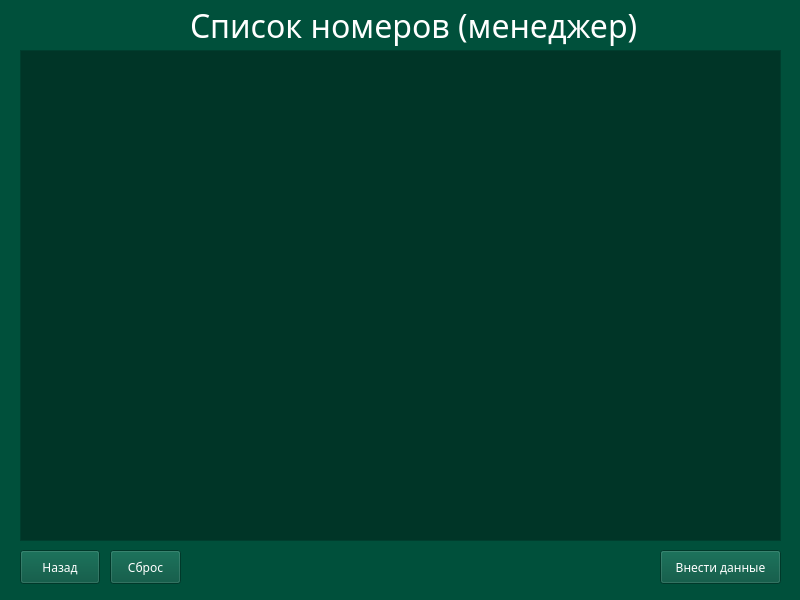
<?xml version="1.0" encoding="UTF-8"?>
<ui version="4.0">
 <class>Widget</class>
 <widget class="QWidget" name="Widget">
  <property name="geometry">
   <rect>
    <x>0</x>
    <y>0</y>
    <width>800</width>
    <height>600</height>
   </rect>
  </property>
  <property name="sizePolicy">
   <sizepolicy hsizetype="Fixed" vsizetype="Fixed">
    <horstretch>0</horstretch>
    <verstretch>0</verstretch>
   </sizepolicy>
  </property>
  <property name="minimumSize">
   <size>
    <width>800</width>
    <height>600</height>
   </size>
  </property>
  <property name="maximumSize">
   <size>
    <width>800</width>
    <height>600</height>
   </size>
  </property>
  <property name="palette">
   <palette>
    <active>
     <colorrole role="WindowText">
      <brush brushstyle="SolidPattern">
       <color alpha="255">
        <red>255</red>
        <green>255</green>
        <blue>255</blue>
       </color>
      </brush>
     </colorrole>
     <colorrole role="Button">
      <brush brushstyle="SolidPattern">
       <color alpha="255">
        <red>0</red>
        <green>80</green>
        <blue>59</blue>
       </color>
      </brush>
     </colorrole>
     <colorrole role="Light">
      <brush brushstyle="SolidPattern">
       <color alpha="255">
        <red>0</red>
        <green>120</green>
        <blue>88</blue>
       </color>
      </brush>
     </colorrole>
     <colorrole role="Midlight">
      <brush brushstyle="SolidPattern">
       <color alpha="255">
        <red>0</red>
        <green>100</green>
        <blue>73</blue>
       </color>
      </brush>
     </colorrole>
     <colorrole role="Dark">
      <brush brushstyle="SolidPattern">
       <color alpha="255">
        <red>0</red>
        <green>40</green>
        <blue>29</blue>
       </color>
      </brush>
     </colorrole>
     <colorrole role="Mid">
      <brush brushstyle="SolidPattern">
       <color alpha="255">
        <red>0</red>
        <green>53</green>
        <blue>39</blue>
       </color>
      </brush>
     </colorrole>
     <colorrole role="Text">
      <brush brushstyle="SolidPattern">
       <color alpha="255">
        <red>255</red>
        <green>255</green>
        <blue>255</blue>
       </color>
      </brush>
     </colorrole>
     <colorrole role="BrightText">
      <brush brushstyle="SolidPattern">
       <color alpha="255">
        <red>255</red>
        <green>255</green>
        <blue>255</blue>
       </color>
      </brush>
     </colorrole>
     <colorrole role="ButtonText">
      <brush brushstyle="SolidPattern">
       <color alpha="255">
        <red>255</red>
        <green>255</green>
        <blue>255</blue>
       </color>
      </brush>
     </colorrole>
     <colorrole role="Base">
      <brush brushstyle="SolidPattern">
       <color alpha="255">
        <red>0</red>
        <green>53</green>
        <blue>39</blue>
       </color>
      </brush>
     </colorrole>
     <colorrole role="Window">
      <brush brushstyle="SolidPattern">
       <color alpha="255">
        <red>0</red>
        <green>80</green>
        <blue>59</blue>
       </color>
      </brush>
     </colorrole>
     <colorrole role="Shadow">
      <brush brushstyle="SolidPattern">
       <color alpha="255">
        <red>0</red>
        <green>0</green>
        <blue>0</blue>
       </color>
      </brush>
     </colorrole>
     <colorrole role="AlternateBase">
      <brush brushstyle="SolidPattern">
       <color alpha="255">
        <red>0</red>
        <green>40</green>
        <blue>29</blue>
       </color>
      </brush>
     </colorrole>
     <colorrole role="ToolTipBase">
      <brush brushstyle="SolidPattern">
       <color alpha="255">
        <red>255</red>
        <green>255</green>
        <blue>220</blue>
       </color>
      </brush>
     </colorrole>
     <colorrole role="ToolTipText">
      <brush brushstyle="SolidPattern">
       <color alpha="255">
        <red>0</red>
        <green>0</green>
        <blue>0</blue>
       </color>
      </brush>
     </colorrole>
     <colorrole role="PlaceholderText">
      <brush brushstyle="SolidPattern">
       <color alpha="128">
        <red>255</red>
        <green>255</green>
        <blue>255</blue>
       </color>
      </brush>
     </colorrole>
    </active>
    <inactive>
     <colorrole role="WindowText">
      <brush brushstyle="SolidPattern">
       <color alpha="255">
        <red>255</red>
        <green>255</green>
        <blue>255</blue>
       </color>
      </brush>
     </colorrole>
     <colorrole role="Button">
      <brush brushstyle="SolidPattern">
       <color alpha="255">
        <red>0</red>
        <green>80</green>
        <blue>59</blue>
       </color>
      </brush>
     </colorrole>
     <colorrole role="Light">
      <brush brushstyle="SolidPattern">
       <color alpha="255">
        <red>0</red>
        <green>120</green>
        <blue>88</blue>
       </color>
      </brush>
     </colorrole>
     <colorrole role="Midlight">
      <brush brushstyle="SolidPattern">
       <color alpha="255">
        <red>0</red>
        <green>100</green>
        <blue>73</blue>
       </color>
      </brush>
     </colorrole>
     <colorrole role="Dark">
      <brush brushstyle="SolidPattern">
       <color alpha="255">
        <red>0</red>
        <green>40</green>
        <blue>29</blue>
       </color>
      </brush>
     </colorrole>
     <colorrole role="Mid">
      <brush brushstyle="SolidPattern">
       <color alpha="255">
        <red>0</red>
        <green>53</green>
        <blue>39</blue>
       </color>
      </brush>
     </colorrole>
     <colorrole role="Text">
      <brush brushstyle="SolidPattern">
       <color alpha="255">
        <red>255</red>
        <green>255</green>
        <blue>255</blue>
       </color>
      </brush>
     </colorrole>
     <colorrole role="BrightText">
      <brush brushstyle="SolidPattern">
       <color alpha="255">
        <red>255</red>
        <green>255</green>
        <blue>255</blue>
       </color>
      </brush>
     </colorrole>
     <colorrole role="ButtonText">
      <brush brushstyle="SolidPattern">
       <color alpha="255">
        <red>255</red>
        <green>255</green>
        <blue>255</blue>
       </color>
      </brush>
     </colorrole>
     <colorrole role="Base">
      <brush brushstyle="SolidPattern">
       <color alpha="255">
        <red>0</red>
        <green>53</green>
        <blue>39</blue>
       </color>
      </brush>
     </colorrole>
     <colorrole role="Window">
      <brush brushstyle="SolidPattern">
       <color alpha="255">
        <red>0</red>
        <green>80</green>
        <blue>59</blue>
       </color>
      </brush>
     </colorrole>
     <colorrole role="Shadow">
      <brush brushstyle="SolidPattern">
       <color alpha="255">
        <red>0</red>
        <green>0</green>
        <blue>0</blue>
       </color>
      </brush>
     </colorrole>
     <colorrole role="AlternateBase">
      <brush brushstyle="SolidPattern">
       <color alpha="255">
        <red>0</red>
        <green>40</green>
        <blue>29</blue>
       </color>
      </brush>
     </colorrole>
     <colorrole role="ToolTipBase">
      <brush brushstyle="SolidPattern">
       <color alpha="255">
        <red>255</red>
        <green>255</green>
        <blue>220</blue>
       </color>
      </brush>
     </colorrole>
     <colorrole role="ToolTipText">
      <brush brushstyle="SolidPattern">
       <color alpha="255">
        <red>0</red>
        <green>0</green>
        <blue>0</blue>
       </color>
      </brush>
     </colorrole>
     <colorrole role="PlaceholderText">
      <brush brushstyle="SolidPattern">
       <color alpha="128">
        <red>255</red>
        <green>255</green>
        <blue>255</blue>
       </color>
      </brush>
     </colorrole>
    </inactive>
    <disabled>
     <colorrole role="WindowText">
      <brush brushstyle="SolidPattern">
       <color alpha="255">
        <red>0</red>
        <green>40</green>
        <blue>29</blue>
       </color>
      </brush>
     </colorrole>
     <colorrole role="Button">
      <brush brushstyle="SolidPattern">
       <color alpha="255">
        <red>0</red>
        <green>80</green>
        <blue>59</blue>
       </color>
      </brush>
     </colorrole>
     <colorrole role="Light">
      <brush brushstyle="SolidPattern">
       <color alpha="255">
        <red>0</red>
        <green>120</green>
        <blue>88</blue>
       </color>
      </brush>
     </colorrole>
     <colorrole role="Midlight">
      <brush brushstyle="SolidPattern">
       <color alpha="255">
        <red>0</red>
        <green>100</green>
        <blue>73</blue>
       </color>
      </brush>
     </colorrole>
     <colorrole role="Dark">
      <brush brushstyle="SolidPattern">
       <color alpha="255">
        <red>0</red>
        <green>40</green>
        <blue>29</blue>
       </color>
      </brush>
     </colorrole>
     <colorrole role="Mid">
      <brush brushstyle="SolidPattern">
       <color alpha="255">
        <red>0</red>
        <green>53</green>
        <blue>39</blue>
       </color>
      </brush>
     </colorrole>
     <colorrole role="Text">
      <brush brushstyle="SolidPattern">
       <color alpha="255">
        <red>0</red>
        <green>40</green>
        <blue>29</blue>
       </color>
      </brush>
     </colorrole>
     <colorrole role="BrightText">
      <brush brushstyle="SolidPattern">
       <color alpha="255">
        <red>255</red>
        <green>255</green>
        <blue>255</blue>
       </color>
      </brush>
     </colorrole>
     <colorrole role="ButtonText">
      <brush brushstyle="SolidPattern">
       <color alpha="255">
        <red>0</red>
        <green>40</green>
        <blue>29</blue>
       </color>
      </brush>
     </colorrole>
     <colorrole role="Base">
      <brush brushstyle="SolidPattern">
       <color alpha="255">
        <red>0</red>
        <green>80</green>
        <blue>59</blue>
       </color>
      </brush>
     </colorrole>
     <colorrole role="Window">
      <brush brushstyle="SolidPattern">
       <color alpha="255">
        <red>0</red>
        <green>80</green>
        <blue>59</blue>
       </color>
      </brush>
     </colorrole>
     <colorrole role="Shadow">
      <brush brushstyle="SolidPattern">
       <color alpha="255">
        <red>0</red>
        <green>0</green>
        <blue>0</blue>
       </color>
      </brush>
     </colorrole>
     <colorrole role="AlternateBase">
      <brush brushstyle="SolidPattern">
       <color alpha="255">
        <red>0</red>
        <green>80</green>
        <blue>59</blue>
       </color>
      </brush>
     </colorrole>
     <colorrole role="ToolTipBase">
      <brush brushstyle="SolidPattern">
       <color alpha="255">
        <red>255</red>
        <green>255</green>
        <blue>220</blue>
       </color>
      </brush>
     </colorrole>
     <colorrole role="ToolTipText">
      <brush brushstyle="SolidPattern">
       <color alpha="255">
        <red>0</red>
        <green>0</green>
        <blue>0</blue>
       </color>
      </brush>
     </colorrole>
     <colorrole role="PlaceholderText">
      <brush brushstyle="SolidPattern">
       <color alpha="128">
        <red>255</red>
        <green>255</green>
        <blue>255</blue>
       </color>
      </brush>
     </colorrole>
    </disabled>
   </palette>
  </property>
  <property name="font">
   <font>
    <family>Sans Serif</family>
    <italic>false</italic>
   </font>
  </property>
  <property name="windowTitle">
   <string>Table</string>
  </property>
  <property name="windowOpacity">
   <double>0.000000000000000</double>
  </property>
  <widget class="QPushButton" name="but_cle">
   <property name="geometry">
    <rect>
     <x>110</x>
     <y>550</y>
     <width>71</width>
     <height>34</height>
    </rect>
   </property>
   <property name="font">
    <font>
     <family>Rubik</family>
     <italic>false</italic>
    </font>
   </property>
   <property name="text">
    <string>Сброс</string>
   </property>
  </widget>
  <widget class="QPushButton" name="but_ent">
   <property name="geometry">
    <rect>
     <x>660</x>
     <y>550</y>
     <width>121</width>
     <height>34</height>
    </rect>
   </property>
   <property name="font">
    <font>
     <family>Rubik</family>
     <italic>false</italic>
    </font>
   </property>
   <property name="text">
    <string>Внести данные</string>
   </property>
  </widget>
  <widget class="QLabel" name="label">
   <property name="geometry">
    <rect>
     <x>190</x>
     <y>-10</y>
     <width>451</width>
     <height>71</height>
    </rect>
   </property>
   <property name="font">
    <font>
     <family>Rubik</family>
     <pointsize>24</pointsize>
     <italic>false</italic>
    </font>
   </property>
   <property name="text">
    <string>Список номеров (менеджер)</string>
   </property>
  </widget>
  <widget class="QTableWidget" name="table">
   <property name="geometry">
    <rect>
     <x>20</x>
     <y>50</y>
     <width>761</width>
     <height>491</height>
    </rect>
   </property>
   <property name="maximumSize">
    <size>
     <width>16777212</width>
     <height>16777215</height>
    </size>
   </property>
   <property name="editTriggers">
    <set>QAbstractItemView::NoEditTriggers</set>
   </property>
  </widget>
  <widget class="QPushButton" name="but_back">
   <property name="geometry">
    <rect>
     <x>20</x>
     <y>550</y>
     <width>80</width>
     <height>34</height>
    </rect>
   </property>
   <property name="font">
    <font>
     <family>Rubik</family>
     <italic>false</italic>
    </font>
   </property>
   <property name="text">
    <string>Назад</string>
   </property>
  </widget>
 </widget>
 <resources/>
 <connections/>
</ui>
